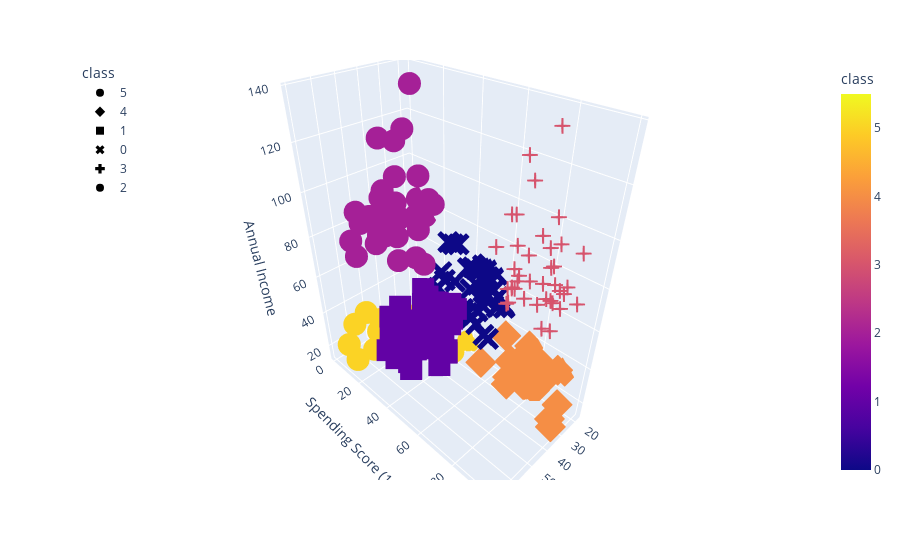

Notebook code cell kept with this figure:
### Code cell
# Plot the 3D-scatter with x="Annual Income", y="Spending Score (1-100)" and z="Age"
fig = px.scatter_3d(
    five_clusters,
    x="Age",
    y="Spending Score (1-100)",
    z="Annual Income",
    color="class",
    symbol="class",
    width=800,
)
fig.update_layout(legend=dict(x=0, y=1))
fig.show()

### Figure 1 — Plotly figure (JSON) as saved in the notebook; plotly's stock layout.template omitted (floating-point values rounded to 4 significant figures)
{"data": [{"hovertemplate": "class=%{marker.color}<br>Age=%{x}<br>Spending Score (1-100)=%{y}<br>Annual Income=%{z}<extra></extra>", "legendgroup": "5", "marker": {"color": [5, 5, 5, 5, 5, 5, 5, 5, 5, 5, 5, 5, 5, 5, 5, 5, 5, 5, 5, 5, 5], "coloraxis": "coloraxis", "symbol": "circle"}, "mode": "markers", "name": "5", "scene": "scene", "showlegend": true, "type": "scatter3d", "x": [19, 20, 31, 35, 64, 67, 58, 37, 35, 52, 35, 46, 54, 45, 40, 60, 53, 49, 42, 36, 49], "y": [39, 6, 40, 6, 3, 14, 15, 13, 35, 29, 35, 5, 14, 32, 31, 4, 4, 14, 17, 26, 28], "z": [15, 16, 17, 18, 19, 19, 20, 20, 21, 23, 24, 25, 28, 28, 29, 30, 33, 33, 34, 37, 39]}, {"hovertemplate": "class=%{marker.color}<br>Age=%{x}<br>Spending Score (1-100)=%{y}<br>Annual Income=%{z}<extra></extra>", "legendgroup": "4", "marker": {"color": [4, 4, 4, 4, 4, 4, 4, 4, 4, 4, 4, 4, 4, 4, 4, 4, 4, 4, 4, 4, 4, 4], "coloraxis": "coloraxis", "symbol": "diamond"}, "mode": "markers", "name": "4", "scene": "scene", "showlegend": true, "type": "scatter3d", "x": [21, 23, 22, 23, 30, 35, 24, 22, 20, 35, 25, 31, 29, 35, 23, 21, 18, 21, 30, 20, 24, 24], "y": [81, 77, 76, 94, 72, 99, 77, 79, 66, 98, 73, 73, 82, 61, 87, 73, 92, 81, 73, 75, 92, 65], "z": [15, 16, 17, 18, 19, 19, 20, 20, 21, 23, 24, 25, 28, 28, 29, 30, 33, 33, 34, 37, 38, 39]}, {"hovertemplate": "class=%{marker.color}<br>Age=%{x}<br>Spending Score (1-100)=%{y}<br>Annual Income=%{z}<extra></extra>", "legendgroup": "1", "marker": {"color": [1, 1, 1, 1, 1, 1, 1, 1, 1, 1, 1, 1, 1, 1, 1, 1, 1, 1, 1, 1, 1, 1, 1, 1, 1, 1, 1, 1, 1, 1, 1, 1, 1, 1, 1, 1, 1, 1, 1, 1, 1, 1, 1, 1, 1], "coloraxis": "coloraxis", "symbol": "square"}, "mode": "markers", "name": "1", "scene": "scene", "showlegend": true, "type": "scatter3d", "x": [65, 48, 50, 49, 59, 50, 47, 51, 69, 53, 70, 67, 54, 63, 43, 68, 70, 47, 60, 60, 59, 45, 49, 57, 67, 46, 48, 55, 50, 68, 48, 47, 48, 49, 67, 49, 66, 54, 68, 66, 65, 63, 49, 51, 50], "y": [35, 36, 55, 52, 60, 45, 41, 50, 46, 46, 56, 52, 59, 51, 50, 48, 55, 42, 49, 56, 47, 53, 42, 51, 41, 44, 46, 58, 46, 55, 49, 47, 42, 48, 59, 56, 50, 46, 43, 48, 52, 43, 59, 43, 57], "z": [38, 39, 40, 42, 43, 43, 43, 44, 44, 46, 46, 47, 47, 48, 48, 48, 49, 49, 50, 50, 54, 54, 54, 54, 54, 54, 54, 57, 58, 59, 60, 60, 61, 62, 62, 62, 63, 63, 63, 63, 63, 65, 65, 67, 67]}, {"hovertemplate": "class=%{marker.color}<br>Age=%{x}<br>Spending Score (1-100)=%{y}<br>Annual Income=%{z}<extra></extra>", "legendgroup": "0", "marker": {"color": [0, 0, 0, 0, 0, 0, 0, 0, 0, 0, 0, 0, 0, 0, 0, 0, 0, 0, 0, 0, 0, 0, 0, 0, 0, 0, 0, 0, 0, 0, 0, 0, 0, 0, 0, 0, 0, 0], "coloraxis": "coloraxis", "symbol": "x"}, "mode": "markers", "name": "0", "scene": "scene", "showlegend": true, "type": "scatter3d", "x": [31, 27, 29, 31, 33, 31, 27, 19, 18, 19, 32, 26, 40, 23, 38, 21, 22, 34, 18, 40, 32, 24, 27, 20, 23, 26, 21, 19, 38, 19, 18, 19, 27, 38, 40, 23, 25, 28], "y": [61, 47, 42, 42, 60, 54, 51, 55, 59, 59, 47, 54, 48, 52, 55, 57, 55, 60, 41, 40, 42, 52, 50, 49, 41, 55, 42, 54, 42, 46, 48, 50, 56, 40, 58, 29, 34, 40], "z": [39, 40, 40, 40, 42, 43, 46, 46, 48, 48, 48, 54, 54, 54, 54, 54, 57, 58, 59, 60, 60, 60, 60, 61, 62, 62, 62, 63, 64, 64, 65, 65, 67, 67, 69, 70, 72, 76]}, {"hovertemplate": "class=%{marker.color}<br>Age=%{x}<br>Spending Score (1-100)=%{y}<br>Annual Income=%{z}<extra></extra>", "legendgroup": "3", "marker": {"color": [3, 3, 3, 3, 3, 3, 3, 3, 3, 3, 3, 3, 3, 3, 3, 3, 3, 3, 3, 3, 3, 3, 3, 3, 3, 3, 3, 3, 3, 3, 3, 3, 3, 3, 3, 3, 3, 3, 3], "coloraxis": "coloraxis", "symbol": "cross"}, "mode": "markers", "name": "3", "scene": "scene", "showlegend": true, "type": "scatter3d", "x": [39, 31, 40, 38, 39, 31, 29, 32, 35, 32, 32, 28, 32, 34, 39, 38, 27, 30, 30, 29, 31, 36, 33, 32, 28, 36, 30, 27, 35, 32, 29, 30, 28, 36, 32, 38, 35, 32, 30], "y": [91, 77, 95, 75, 75, 71, 88, 73, 72, 93, 87, 97, 74, 90, 88, 76, 89, 78, 73, 83, 93, 75, 95, 63, 75, 92, 86, 69, 90, 86, 88, 97, 68, 85, 69, 91, 79, 74, 83], "z": [69, 70, 71, 71, 71, 72, 73, 73, 74, 75, 76, 77, 77, 78, 78, 78, 78, 78, 78, 79, 81, 85, 86, 87, 87, 87, 88, 88, 93, 97, 98, 99, 101, 103, 103, 113, 120, 126, 137]}, {"hovertemplate": "class=%{marker.color}<br>Age=%{x}<br>Spending Score (1-100)=%{y}<br>Annual Income=%{z}<extra></extra>", "legendgroup": "2", "marker": {"color": [2, 2, 2, 2, 2, 2, 2, 2, 2, 2, 2, 2, 2, 2, 2, 2, 2, 2, 2, 2, 2, 2, 2, 2, 2, 2, 2, 2, 2, 2, 2, 2, 2, 2, 2], "coloraxis": "coloraxis", "symbol": "circle"}, "mode": "markers", "name": "2", "scene": "scene", "showlegend": true, "type": "scatter3d", "x": [43, 59, 47, 20, 44, 19, 57, 25, 48, 34, 43, 44, 47, 37, 34, 56, 19, 50, 42, 36, 40, 36, 52, 58, 59, 37, 46, 41, 54, 41, 34, 33, 47, 45, 32], "y": [35, 11, 9, 5, 7, 10, 5, 12, 36, 22, 17, 20, 16, 1, 1, 35, 5, 26, 20, 27, 13, 10, 13, 15, 14, 32, 15, 39, 24, 17, 23, 8, 16, 28, 18], "z": [71, 71, 71, 73, 73, 74, 75, 77, 77, 78, 78, 78, 78, 78, 78, 79, 81, 85, 86, 87, 87, 87, 88, 88, 93, 97, 98, 99, 101, 103, 103, 113, 120, 126, 137]}], "layout": {"autosize": true, "coloraxis": {"colorbar": {"title": {"text": "class"}}, "colorscale": [[0, "#0d0887"], [0.1111, "#46039f"], [0.2222, "#7201a8"], [0.3333, "#9c179e"], [0.4444, "#bd3786"], [0.5556, "#d8576b"], [0.6667, "#ed7953"], [0.7778, "#fb9f3a"], [0.8889, "#fdca26"], [1, "#f0f921"]]}, "legend": {"title": {"text": "class"}, "tracegroupgap": 0, "x": 0, "y": 1}, "margin": {"t": 60}, "scene": {"aspectmode": "auto", "aspectratio": {"x": 0.6093, "y": 1.148, "z": 1.429}, "camera": {"center": {"x": 0, "y": 0, "z": 0}, "eye": {"x": 1.234, "y": 1.234, "z": 1.234}, "projection": {"type": "perspective"}, "up": {"x": 0, "y": 0, "z": 1}}, "domain": {"x": [0, 1], "y": [0, 1]}, "xaxis": {"title": {"text": "Age"}, "type": "linear"}, "yaxis": {"title": {"text": "Spending Score (1-100)"}, "type": "linear"}, "zaxis": {"title": {"text": "Annual Income"}, "type": "linear"}}}}
